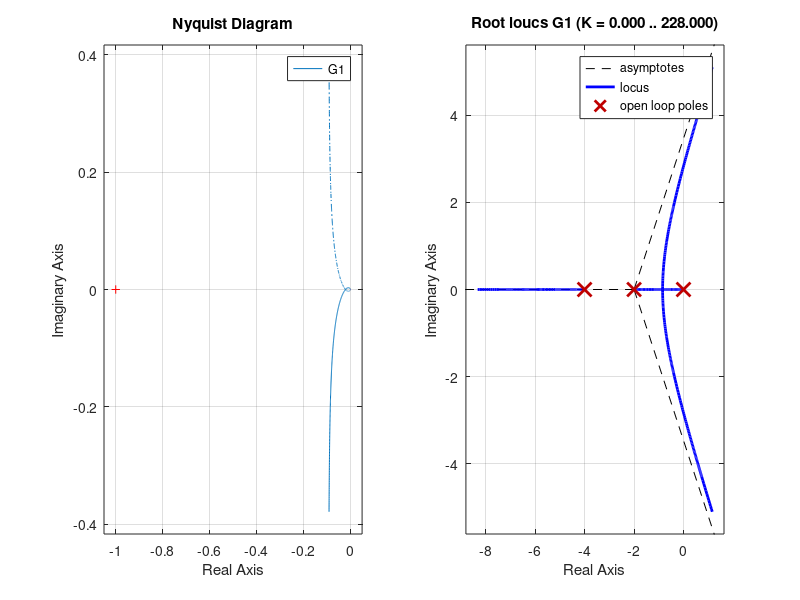

Source code (MATLAB): (Note: this script raises an error after producing the figure.)
%% Question 1
clear
clc
close all

Gp = tf([144000],[1 136 3600 0]);
Gc = 2.38*tf([1,25.19],[1,59.97]);
G = Gc*Gp;
CLTF = feedback(G,1)

% bode(G)
% grid on
% title('Question 1n: Bode plot')

step(CLTF)
title('Question 1n: Step response')
grid on

%% Question 2c
clear
clc
close all

G1 = zpk([],[0,-2,-4],[1])
G2 = zpk([-5],[-2,-4],[1])
G3 = zpk([-3,-5],[0,-2,-4],[1])

%%
subplot(1,2,1)
nyquist(G1)

subplot(1,2,2)
rlocus(G1)

sgtitle('Question 2i')
%%
subplot(1,2,1)
nyquist(G2)

subplot(1,2,2)
rlocus(G2)

sgtitle('Question 2ii')
%%
subplot(1,2,1)
nyquist(G3)

subplot(1,2,2)
rlocus(G3)

sgtitle('Question 2iii')

%% Question 3
clear
clc
close all

K = 1;
G = zpk([],[6,-20,-35],[K]);

% bode(G)
% title('Question 3: Bode diagrams')
% grid on

nyquist(G)
title('Question 3: Nyquist diagram')
grid on

%% Question 4
clear
clc
close all

K=490.174;
G = zpk([],[-2,-4,-6],[K]);

nyquist(G)
title('Question 4: Nyquist diagram')
grid on

%% Question 5
% freq (rad/s)  gain (dB)   phase (deg)
data = [0.1	-13.96899489	2.232170768
0.137586821	-13.95972571	3.068275722
0.218660658	-13.92989288	4.861468336
0.347507728	-13.85551897	7.667575979
0.552278687	-13.67361538	11.95938182
0.877712129	-13.248135	18.17561498
1	-13.05394797	20.28151934
1.195312086	-12.71521688	23.36378103
1.899656715	-11.3424269	31.6816687
2.21686748	-10.70951844	34.17451522
3.019040531	-9.205233111	37.94849931
4.116265993	-7.476595765	39.3554527
6.53419319	-4.869844199	36.08170581
10	-2.883180301	27.97947439
14.14213562	-1.760912591	19.16545573
22.47547165	-0.964198458	6.233562827
35.7192746	-0.835615513	-7.220959632
56.76706579	-1.340468889	-21.60946243
90.21739089	-2.637075511	-37.00087884
100	-3.051776864	-40.4351697
122.8625356	-4.023431896	-47.1366953
195.2600024	-6.834760315	-60.53637971
310.3180993	-10.26955046	-70.66201387
493.1748519	-14.03671845	-77.60840143
783.7810141	-17.95470017	-82.14433109
1000	-20.04363064	-83.83105957
1067.392016	-20.60479716	-84.21838263
1696.358996	-24.60556611	-86.35612832
2695.948443	-28.62026023	-87.70569944
4284.551811	-32.64049582	-88.5559976
5000	-33.98115359	-88.76256407
10000	-40.00043844	-89.3812247];

%% Question 5a

subplot(2,1,1)
semilogx(data(:,1),data(:,2))
title('Question 5a: Gain Plot from SysID')
xlabel('frequency (rad/s)')
ylabel('gain (dB)')
grid on

subplot(2,1,2)
semilogx(data(:,1),data(:,3))
title('Question 5a: Phase Plot from SysID')
xlabel('frequency (rad/s)')
ylabel('phase(deg)')
grid on

%% Question 5b
G = zpk([-1],[-30,-10],[50]);
bode(G,{0.1,10000})
title('Question 5c: Estimated bode diagram')
grid on